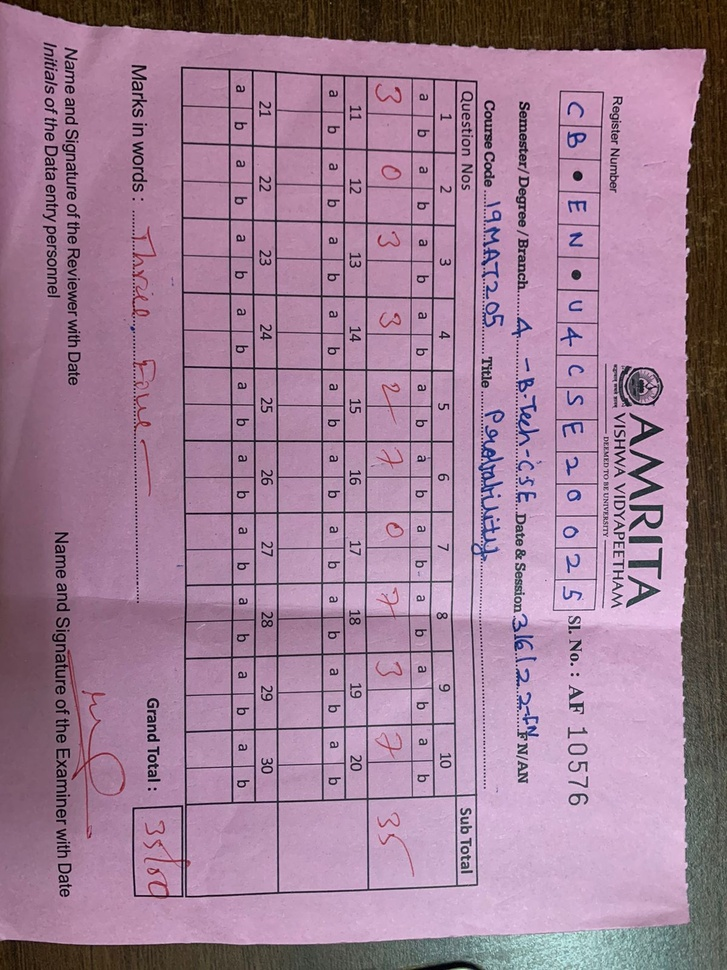
#> input picture Image1.jpg, 727 x 970 px, shrunk from 1200 x 1600 before the run, found by its file name
$ python 4_1_Spatial_Filters_Correlation_and_Convolution.py
#> lines starting #> are read from the running program, lines starting #| are printed output that depends on the picture
import cv2
import numpy as np
import matplotlib.pyplot as plt
from PIL import Image
from scipy import ndimage

image = cv2.imread("D:\DHARUN\STUDY\SEM 5\Digital Image Processing\Project\Image1.jpg")
#> image is the input picture: shape (970, 727, 3); mean B, G, R 149.7, 126, 160.1
img = cv2.cvtColor(image, cv2.COLOR_BGR2GRAY)
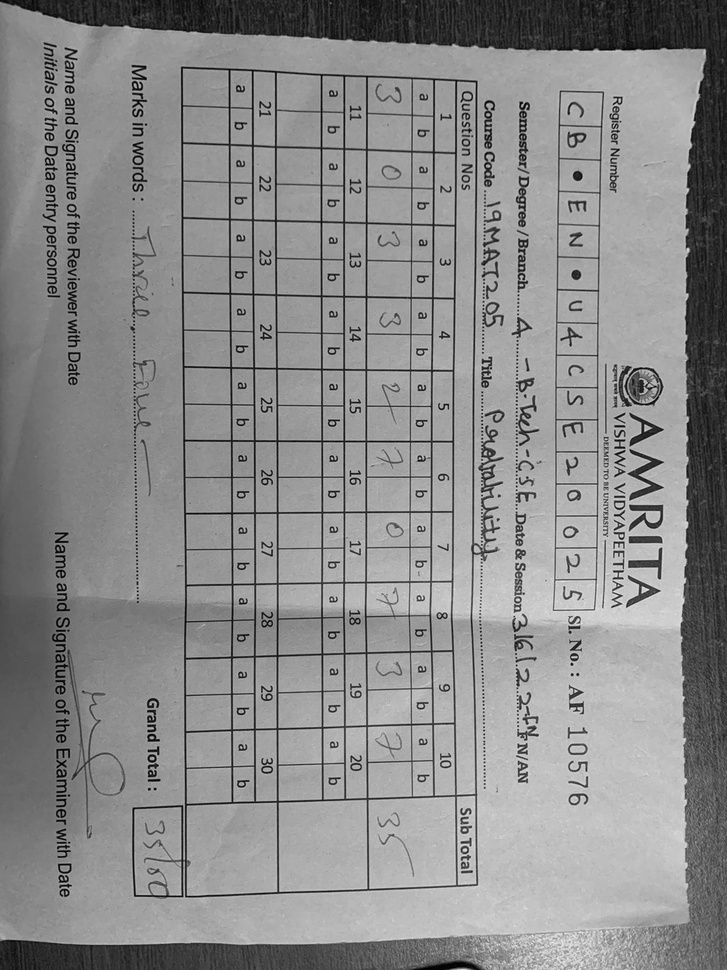
#> img: shape (970, 727); min 0, max 239, mean 138.9
kernel = np.array([[1,1,1],[1,1,0],[1,0,0]])
k=np.rot90(kernel, 2)
CORR = cv2.filter2D(src=img, ddepth=-1, kernel=kernel)
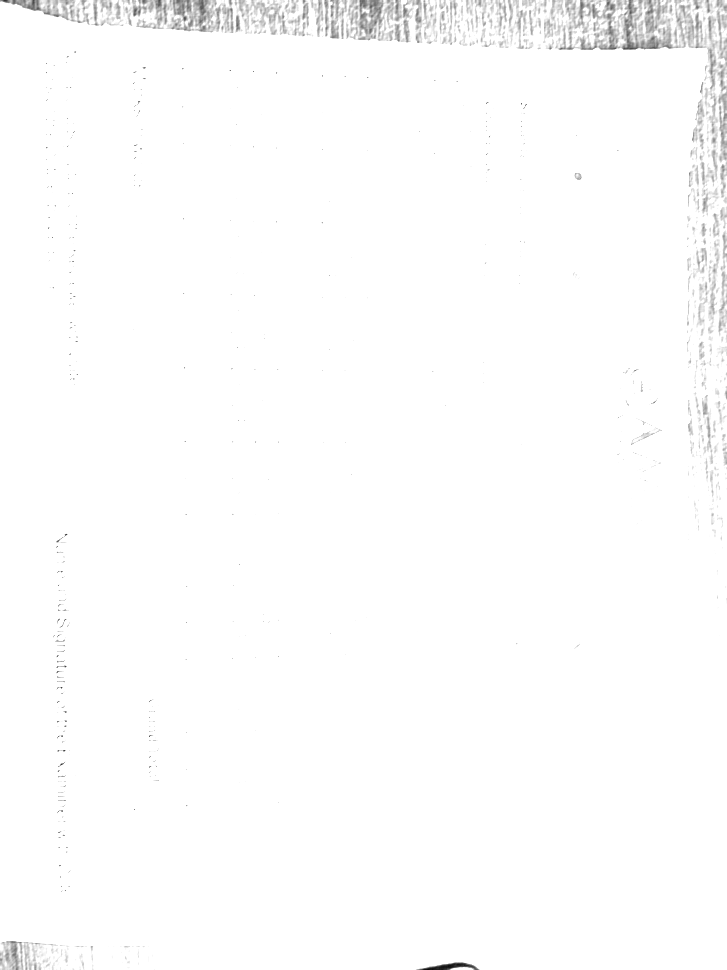
#> CORR: shape (970, 727); min 8, max 255, mean 252.7
CONV = ndimage.convolve(img, kernel, mode='constant', cval=1.0)
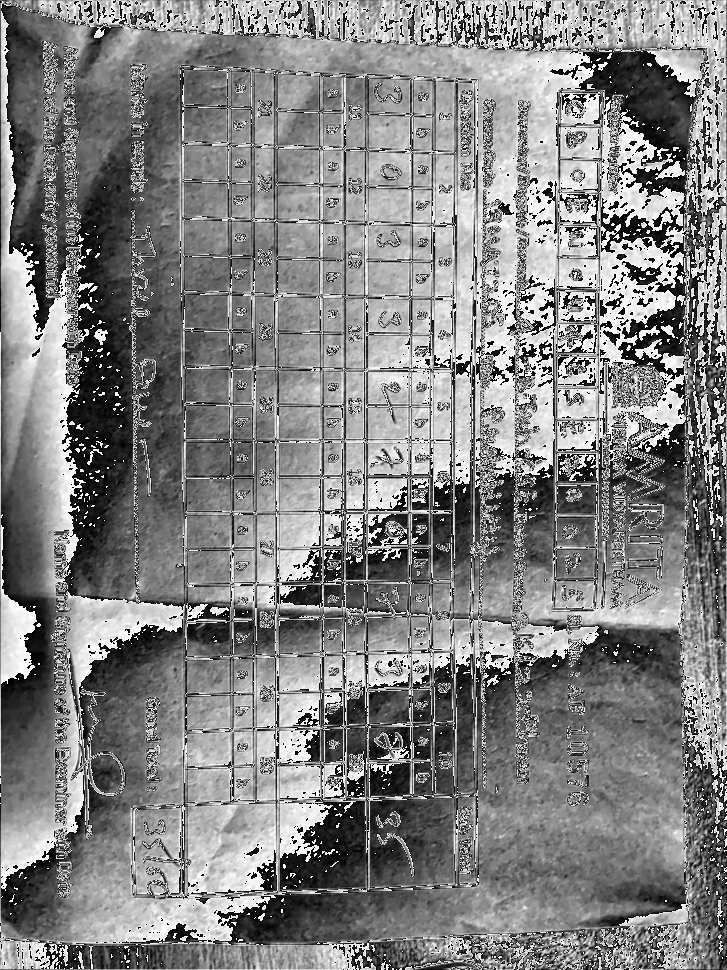
#> CONV: shape (970, 727); min 0, max 255, mean 129.7

cv2.imshow('Original', img)
cv2.imshow('Convolution', CONV)
cv2.imshow('Correlation', CORR)
if cv2.waitKey(0) & 0xff == 27:
#> (key Esc is pressed here)
    cv2.destroyAllWindows()
